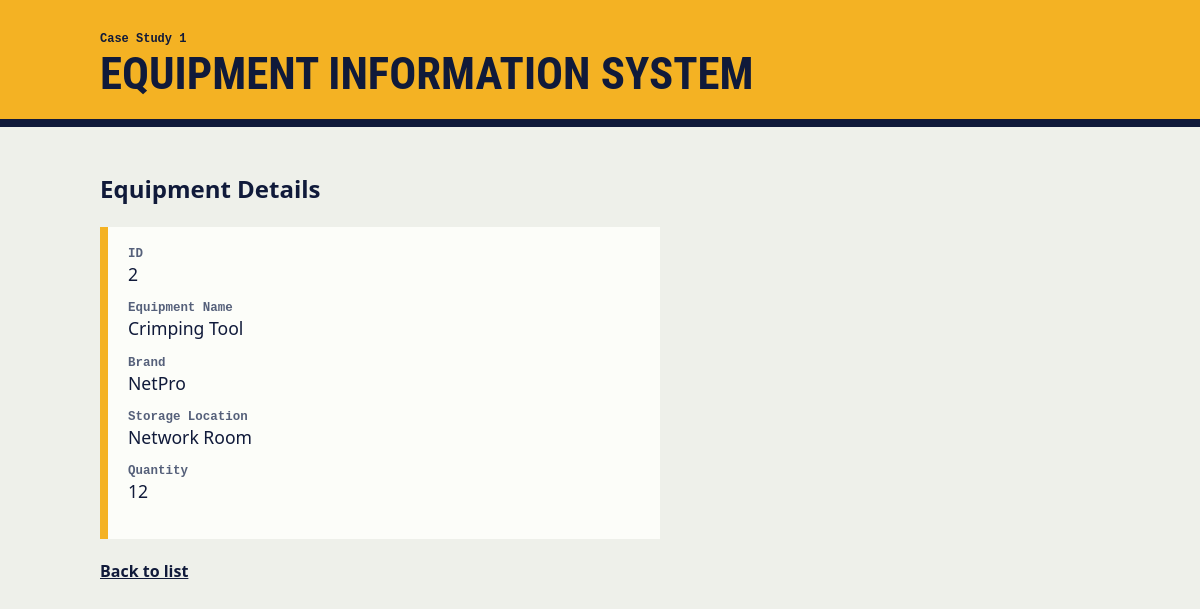
/equipment-system/view.php?id=2, run on the app's committed database.
### tables this page shows
CREATE TABLE equipment (
    id INT AUTO_INCREMENT PRIMARY KEY,
    equipment_name VARCHAR(150) NOT NULL,
    brand VARCHAR(100) NOT NULL,
    storage_location VARCHAR(50) NOT NULL,
    quantity INT NOT NULL
);

### equipment-system/view.php (the view, shortened to what this page needs)
<?php
require_once 'config.php';
function e($value): string
{
    return htmlspecialchars((string) $value, ENT_QUOTES, 'UTF-8');
}
$id = filter_var($_GET['id'] ?? '', FILTER_VALIDATE_INT, ['options' => ['min_range' => 1]]);
$record = false;
if ($id !== false) {
    $statement = $pdo->prepare('SELECT * FROM equipment WHERE id = :id');
    $statement->execute([':id' => $id]);
    $record = $statement->fetch();
}
    ?>
<!DOCTYPE html>
<html lang="en">
<head>
    <link rel="stylesheet" href="../assets/crud.css">
</head>
<body class="case-1">
<header>
    <p class="case-no">Case Study 1</p>
    <h1>Equipment Information System</h1>
</header>
<main>
    <h2>Equipment Details</h2>
    <dl>
        <dt>ID</dt>
        <dd><?= e($record['id']) ?></dd>
        <dt>Equipment Name</dt>
        <dd><?= e($record['equipment_name']) ?></dd>
        <dt>Brand</dt>
        <dd><?= e($record['brand']) ?></dd>
        <dt>Storage Location</dt>
        <dd><?= e($record['storage_location']) ?></dd>
        <dt>Quantity</dt>
        <dd><?= e($record['quantity']) ?></dd>
    </dl>
    <p><a href="index.php">Back to list</a></p>
</main>
</body>
</html>

### assets/crud.css (style rules this page uses)
:root { --ink: #101a3a; --folder: #f4b223; }
* { box-sizing: border-box; }
body { margin: 0; font-family: "IBM Plex Sans", "Segoe UI", Arial, sans-serif; background: #eef0ea; color: var(--ink); line-height: 1.5; }
header { background: var(--folder); border-bottom: 8px solid var(--ink); padding: 18px max(16px, calc((100% - 1000px) / 2)) 22px; }
h1 { font-family: "Arial Narrow", "Roboto Condensed", Impact, sans-serif; font-size: clamp(1.8rem, 5vw, 2.8rem); text-transform: uppercase; line-height: 1.05; margin: 4px 0 0; }
.case-no { font: 600 .75rem Consolas, monospace; margin: 14px 0 0; }
main { max-width: 1032px; margin: 0 auto; padding: 24px 16px 60px; }
a { color: var(--ink); font-weight: 600; }
form, dl { background: #fcfdf9; border-left: 8px solid var(--folder); padding: 20px; max-width: 560px; }
label, dt { font: 600 .78rem Consolas, monospace; }
dl { margin: 0 0 20px; }
dt { color: #55607a; }
dd { margin: 0 0 14px; font-size: 1.1rem; overflow-wrap: anywhere; }

### data on the page
equipment: id "2", equipment_name "Crimping Tool", brand "NetPro", storage_location "Network Room", quantity "12"
